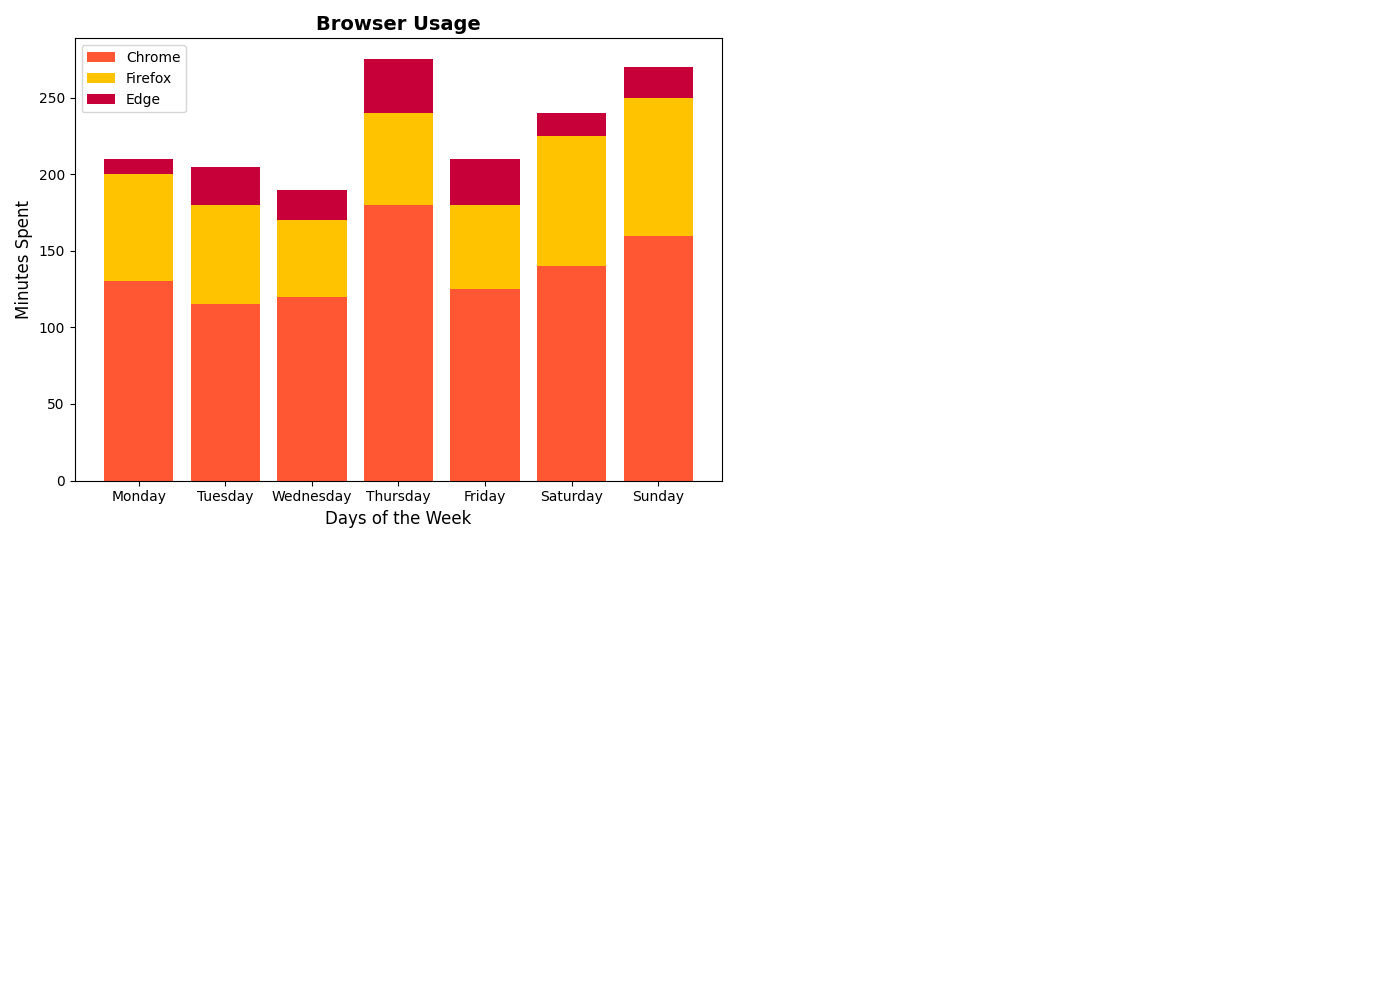

This figure's Python source:
import matplotlib.pyplot as plt

# Days of the week
days = ['Monday', 'Tuesday', 'Wednesday', 'Thursday', 'Friday', 'Saturday', 'Sunday']

# Manually altered minutes spent on different browsers each day in a randomized content while maintaining structure
chrome_usage = [130, 115, 120, 180, 125, 140, 160]
firefox_usage = [70, 65, 50, 60, 55, 85, 90]
edge_usage = [10, 25, 20, 35, 30, 15, 20]

fig, axes = plt.subplots(2, 2, figsize=(14, 10))
axes = axes.flatten()

# Combine usage data for the stacked histogram
usage_data = [chrome_usage, firefox_usage, edge_usage]
colors = ['#FF5733', '#FFC300', '#C70039']
labels = ['Chrome', 'Firefox', 'Edge']

# Plot stacked histogram for all browser usage data
axes[0].bar(days, chrome_usage, color=colors[0], label=labels[0])
axes[0].bar(days, firefox_usage, bottom=chrome_usage, color=colors[1], label=labels[1])
axes[0].bar(days, edge_usage, bottom=[c+f for c, f in zip(chrome_usage, firefox_usage)], color=colors[2], label=labels[2])

axes[0].set_title("Browser Usage", fontsize=14, weight='bold')
axes[0].set_ylabel("Minutes Spent", fontsize=12)
axes[0].set_xlabel("Days of the Week", fontsize=12)
axes[0].legend()

# Remove the other empty subplots since we only need one plot
for ax in axes[1:]:
    ax.axis('off')

fig.tight_layout()
plt.show()
